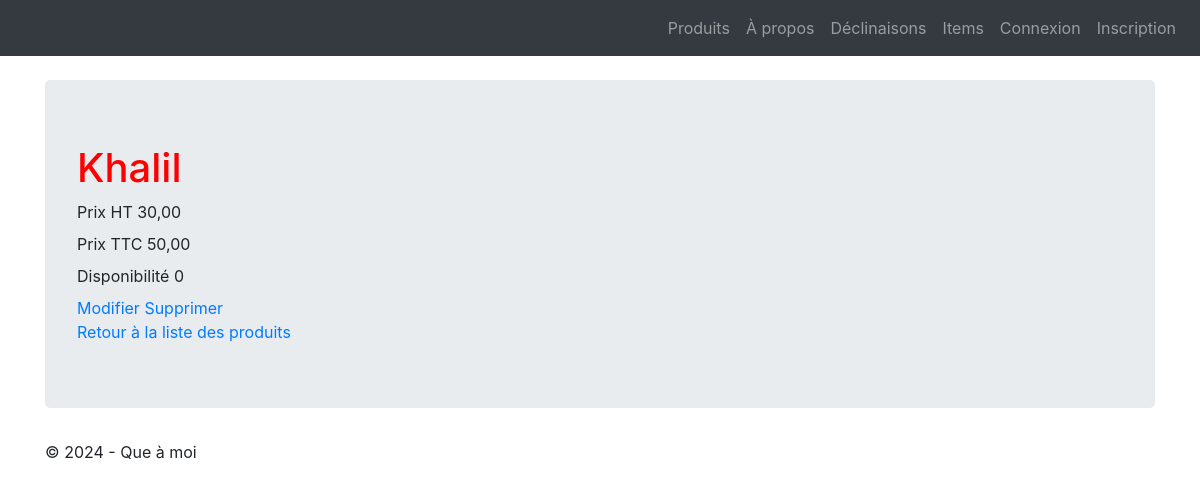
Page /lesProduits/product/1 on the committed database.
### firsttuto/LesProduits/models.py (models this page shows, shortened)
class Product(models.Model):
    class Meta:
        verbose_name = "Produit"
    name = models.CharField(max_length=100)
    code = models.CharField(max_length=10, null=True, blank=True, unique=True)
    price_ht = models.DecimalField(max_digits=8, decimal_places=2, null=True, blank=True,
                                   verbose_name="Prix unitaire HT")
    price_ttc = models.DecimalField(max_digits=8, decimal_places=2, null=True, blank=True,
                                    verbose_name="Prix unitaire TTC")
    status = models.SmallIntegerField(choices=PRODUCT_STATUS, default=0)
    date_creation = models.DateTimeField(blank=True, verbose_name="Date création")

### firsttuto/LesProduits/views.py (the view)
# urls.py: path('product/<pk>', views.ProductDetailView.as_view(), name='detail_produit'),
class ProductDetailView(DetailView):
    model = Product
    template_name = "detail_produit.html"
    context_object_name = "product"
    def get_context_data(self, **kwargs):
        context = super(ProductDetailView, self).get_context_data(**kwargs)
        context['titremenu'] = "Détail produit"
        return context

### templates/detail_produit.html
{% extends "base.html" %}
{% block content %}
    <h1>{{product.name}}</h1>
    <div class="champ">
        <label for="price">Prix HT</label>
        <span id="price">{{product.price_ht}}</span>
    </div>
    <div class="champ">
        <label for="price">Prix TTC</label>
        <span id="price">{{product.price_ttc}}</span>
    </div>
    <div class="champ">
        <label for="price">Disponibilité</label>
        <span id="price">{{product.status}}</span>
    </div>
    <a href="{%  url 'product-update' product.id %}">Modifier</a>
    <a href="{%  url 'product-delete' product.id %}">Supprimer</a>
    <br>
    <a href="{% url 'Tous les produits' %}">Retour à la liste des produits</a>
{% endblock %}

### firsttuto/LesProduits/static/styles.css (style rules this page uses)
h1 { color : red; }

### rows in the picture
Product: name "Khalil", price_ht "30,00", price_ttc "50,00", status "0"
